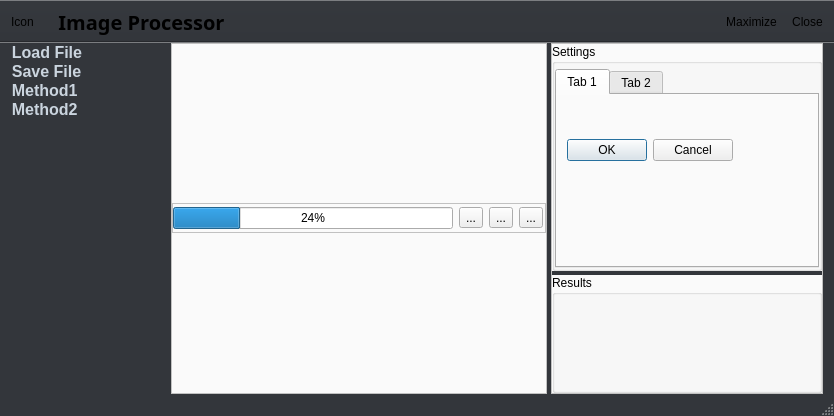
<?xml version="1.0" encoding="UTF-8"?>
<ui version="4.0">
 <class>MainWindow</class>
 <widget class="QMainWindow" name="MainWindow">
  <property name="geometry">
   <rect>
    <x>0</x>
    <y>0</y>
    <width>834</width>
    <height>416</height>
   </rect>
  </property>
  <property name="windowTitle">
   <string>MainWindow</string>
  </property>
  <property name="styleSheet">
   <string notr="true">QMainWindow{
	background-color:#33363b;
}

QToolBar {
   background-color:#33363b;
}
QToolBar::seperator{
  background-color:#33363b;
}

QSplitter::handle {
	background-color:#33363b;
}


QFrame{
       background-color:#fafafa;
}

QStatusBar {
    background-color:#33363b;
	color:#cad4de;
}
</string>
  </property>
  <widget class="QWidget" name="widget">
   <layout class="QHBoxLayout" name="horizontalLayout">
    <property name="leftMargin">
     <number>0</number>
    </property>
    <property name="topMargin">
     <number>0</number>
    </property>
    <property name="bottomMargin">
     <number>0</number>
    </property>
    <item>
     <widget class="QSplitter" name="splitter">
      <property name="orientation">
       <enum>Qt::Horizontal</enum>
      </property>
      <widget class="QListWidget" name="listWidget">
       <property name="enabled">
        <bool>true</bool>
       </property>
       <property name="maximumSize">
        <size>
         <width>167</width>
         <height>16777215</height>
        </size>
       </property>
       <property name="font">
        <font>
         <pointsize>12</pointsize>
         <weight>75</weight>
         <bold>true</bold>
        </font>
       </property>
       <property name="styleSheet">
        <string notr="true">QListView{
background-color:#33363b;
alternate-background-color: yellow;
color:#cad4de
}

QListView {
    show-decoration-selected: 1; /* make the selection span the entire width of the view */
}

QListView::item:selected {
    border: 1px solid #6a6ea9;
}

QListView::item:selected:!active {
    background: qlineargradient(x1: 0, y1: 0, x2: 0, y2: 1,
                                stop: 0 #ABAFE5, stop: 1 #8588B2);
}

QListView::item:selected:active {
    color :#33363b;
    background: qlineargradient(x1: 0, y1: 0, x2: 0, y2: 1,
                                stop: 0 #FAFBFE, stop: 1 #DCDEF1);
}

/*QListView::item:hover {
    color :#33363b;
    background: qlineargradient(x1: 0, y1: 0, x2: 0, y2: 1,
                                stop: 0 #FAFBFE, stop: 1 #DCDEF1);
}*/</string>
       </property>
       <property name="frameShape">
        <enum>QFrame::NoFrame</enum>
       </property>
       <property name="layoutMode">
        <enum>QListView::SinglePass</enum>
       </property>
       <property name="spacing">
        <number>2</number>
       </property>
       <item>
        <property name="text">
         <string>  Load File</string>
        </property>
        <property name="icon">
         <iconset resource="resource.qrc">
          <normaloff>:/rec/resources/open.png</normaloff>:/rec/resources/open.png</iconset>
        </property>
       </item>
       <item>
        <property name="text">
         <string>  Save File</string>
        </property>
        <property name="icon">
         <iconset resource="resource.qrc">
          <normaloff>:/rec/resources/save.png</normaloff>:/rec/resources/save.png</iconset>
        </property>
       </item>
       <item>
        <property name="text">
         <string>  Method1</string>
        </property>
        <property name="icon">
         <iconset resource="resource.qrc">
          <normaloff>:/rec/resources/settings.png</normaloff>:/rec/resources/settings.png</iconset>
        </property>
       </item>
       <item>
        <property name="text">
         <string>  Method2</string>
        </property>
        <property name="icon">
         <iconset resource="resource.qrc">
          <normaloff>:/rec/resources/settings.png</normaloff>:/rec/resources/settings.png</iconset>
        </property>
       </item>
      </widget>
      <widget class="QFrame" name="frame_2">
       <property name="frameShape">
        <enum>QFrame::StyledPanel</enum>
       </property>
       <property name="frameShadow">
        <enum>QFrame::Raised</enum>
       </property>
       <layout class="QVBoxLayout" name="verticalLayout">
        <property name="spacing">
         <number>0</number>
        </property>
        <property name="leftMargin">
         <number>0</number>
        </property>
        <property name="topMargin">
         <number>0</number>
        </property>
        <property name="rightMargin">
         <number>0</number>
        </property>
        <property name="bottomMargin">
         <number>0</number>
        </property>
        <item>
         <widget class="QSplitter" name="splitter_2">
          <property name="orientation">
           <enum>Qt::Vertical</enum>
          </property>
          <widget class="QFrame" name="frame_3">
           <property name="maximumSize">
            <size>
             <width>16777215</width>
             <height>30</height>
            </size>
           </property>
           <property name="frameShape">
            <enum>QFrame::StyledPanel</enum>
           </property>
           <property name="frameShadow">
            <enum>QFrame::Raised</enum>
           </property>
           <layout class="QHBoxLayout" name="horizontalLayout_2">
            <property name="spacing">
             <number>6</number>
            </property>
            <property name="leftMargin">
             <number>0</number>
            </property>
            <property name="topMargin">
             <number>0</number>
            </property>
            <property name="rightMargin">
             <number>2</number>
            </property>
            <property name="bottomMargin">
             <number>0</number>
            </property>
            <item>
             <widget class="QProgressBar" name="progressBar">
              <property name="value">
               <number>24</number>
              </property>
             </widget>
            </item>
            <item>
             <widget class="QToolButton" name="toolButton">
              <property name="text">
               <string>...</string>
              </property>
             </widget>
            </item>
            <item>
             <widget class="QToolButton" name="toolButton_2">
              <property name="text">
               <string>...</string>
              </property>
             </widget>
            </item>
            <item>
             <widget class="QToolButton" name="toolButton_3">
              <property name="text">
               <string>...</string>
              </property>
             </widget>
            </item>
           </layout>
          </widget>
         </widget>
        </item>
       </layout>
      </widget>
      <widget class="QFrame" name="frame">
       <property name="frameShape">
        <enum>QFrame::StyledPanel</enum>
       </property>
       <property name="frameShadow">
        <enum>QFrame::Raised</enum>
       </property>
       <layout class="QVBoxLayout" name="verticalLayout_2">
        <property name="spacing">
         <number>0</number>
        </property>
        <property name="leftMargin">
         <number>0</number>
        </property>
        <property name="topMargin">
         <number>0</number>
        </property>
        <property name="rightMargin">
         <number>0</number>
        </property>
        <property name="bottomMargin">
         <number>0</number>
        </property>
        <item>
         <widget class="QSplitter" name="splitter_3">
          <property name="orientation">
           <enum>Qt::Vertical</enum>
          </property>
          <widget class="QGroupBox" name="groupBox">
           <property name="title">
            <string>Settings</string>
           </property>
           <layout class="QVBoxLayout" name="verticalLayout_3">
            <property name="spacing">
             <number>0</number>
            </property>
            <property name="leftMargin">
             <number>0</number>
            </property>
            <property name="topMargin">
             <number>5</number>
            </property>
            <property name="rightMargin">
             <number>0</number>
            </property>
            <property name="bottomMargin">
             <number>0</number>
            </property>
            <item>
             <widget class="QTabWidget" name="tabWidget">
              <widget class="QWidget" name="tab">
               <attribute name="title">
                <string>Tab 1</string>
               </attribute>
               <widget class="QDialogButtonBox" name="buttonBox">
                <property name="geometry">
                 <rect>
                  <x>0</x>
                  <y>40</y>
                  <width>176</width>
                  <height>31</height>
                 </rect>
                </property>
                <property name="standardButtons">
                 <set>QDialogButtonBox::Cancel|QDialogButtonBox::Ok</set>
                </property>
               </widget>
              </widget>
              <widget class="QWidget" name="tab_2">
               <attribute name="title">
                <string>Tab 2</string>
               </attribute>
              </widget>
             </widget>
            </item>
           </layout>
          </widget>
          <widget class="QGroupBox" name="groupBox_2">
           <property name="title">
            <string>Results</string>
           </property>
          </widget>
         </widget>
        </item>
       </layout>
      </widget>
     </widget>
    </item>
   </layout>
  </widget>
  <widget class="QStatusBar" name="statusBar"/>
  <widget class="QToolBar" name="toolBar_3">
   <property name="windowTitle">
    <string>toolBar_3</string>
   </property>
   <property name="styleSheet">
    <string notr="true">background-color:#33363b;
color:#cad4de;
border:none;

handle::hover {
    color :#33363b;
    background: qlineargradient(x1: 0, y1: 0, x2: 0, y2: 1,
                                stop: 0 #FAFBFE, stop: 1 #DCDEF1);
	border:none;
}</string>
   </property>
   <property name="movable">
    <bool>false</bool>
   </property>
   <property name="iconSize">
    <size>
     <width>30</width>
     <height>30</height>
    </size>
   </property>
   <attribute name="toolBarArea">
    <enum>TopToolBarArea</enum>
   </attribute>
   <attribute name="toolBarBreak">
    <bool>false</bool>
   </attribute>
   <addaction name="actionIcon"/>
  </widget>
  <widget class="QToolBar" name="toolBar">
   <property name="windowTitle">
    <string>toolBar</string>
   </property>
   <property name="styleSheet">
    <string notr="true">background-color:#33363b;
color:#cad4de;
handle::font-size:25;
border:none;

handle::hover {
    color :#33363b;
    background: qlineargradient(x1: 0, y1: 0, x2: 0, y2: 1,
                                stop: 0 #FAFBFE, stop: 1 #DCDEF1);
	border:none;
}</string>
   </property>
   <property name="movable">
    <bool>false</bool>
   </property>
   <attribute name="toolBarArea">
    <enum>TopToolBarArea</enum>
   </attribute>
   <attribute name="toolBarBreak">
    <bool>false</bool>
   </attribute>
   <addaction name="actionImage_Processor"/>
  </widget>
  <widget class="QToolBar" name="toolBar_2">
   <property name="windowTitle">
    <string>toolBar_2</string>
   </property>
   <property name="layoutDirection">
    <enum>Qt::RightToLeft</enum>
   </property>
   <property name="autoFillBackground">
    <bool>false</bool>
   </property>
   <property name="styleSheet">
    <string notr="true">background-color:#33363b;
color:#cad4de;
border:none;

handle::hover {
    color :#33363b;
    background: qlineargradient(x1: 0, y1: 0, x2: 0, y2: 1,
                                stop: 0 #FAFBFE, stop: 1 #DCDEF1);
	border:none;
}</string>
   </property>
   <property name="movable">
    <bool>false</bool>
   </property>
   <property name="iconSize">
    <size>
     <width>20</width>
     <height>18</height>
    </size>
   </property>
   <attribute name="toolBarArea">
    <enum>TopToolBarArea</enum>
   </attribute>
   <attribute name="toolBarBreak">
    <bool>false</bool>
   </attribute>
   <addaction name="actionClose"/>
   <addaction name="actionMaximize"/>
  </widget>
  <action name="actionLoad">
   <property name="text">
    <string>Load</string>
   </property>
  </action>
  <action name="actionSave">
   <property name="text">
    <string>Save</string>
   </property>
  </action>
  <action name="actionClose">
   <property name="icon">
    <iconset resource="resource.qrc">
     <normaloff>:/rec/resources/close.png</normaloff>:/rec/resources/close.png</iconset>
   </property>
   <property name="text">
    <string>Close</string>
   </property>
   <property name="toolTip">
    <string>Close Application</string>
   </property>
  </action>
  <action name="actionMaximize">
   <property name="icon">
    <iconset resource="resource.qrc">
     <normaloff>:/rec/resources/maximize.png</normaloff>:/rec/resources/maximize.png</iconset>
   </property>
   <property name="text">
    <string>Maximize</string>
   </property>
   <property name="toolTip">
    <string>Maximize Application</string>
   </property>
  </action>
  <action name="actionImage_Processor">
   <property name="text">
    <string>Image Processor</string>
   </property>
   <property name="font">
    <font>
     <family>Droid Serif</family>
     <pointsize>15</pointsize>
     <weight>75</weight>
     <bold>true</bold>
     <kerning>true</kerning>
    </font>
   </property>
  </action>
  <action name="actionIcon">
   <property name="icon">
    <iconset resource="resource.qrc">
     <normaloff>:/rec/resources/icon.png</normaloff>:/rec/resources/icon.png</iconset>
   </property>
   <property name="text">
    <string>Icon</string>
   </property>
  </action>
 </widget>
 <layoutdefault spacing="6" margin="11"/>
 <resources>
  <include location="resource.qrc"/>
 </resources>
 <connections/>
</ui>
